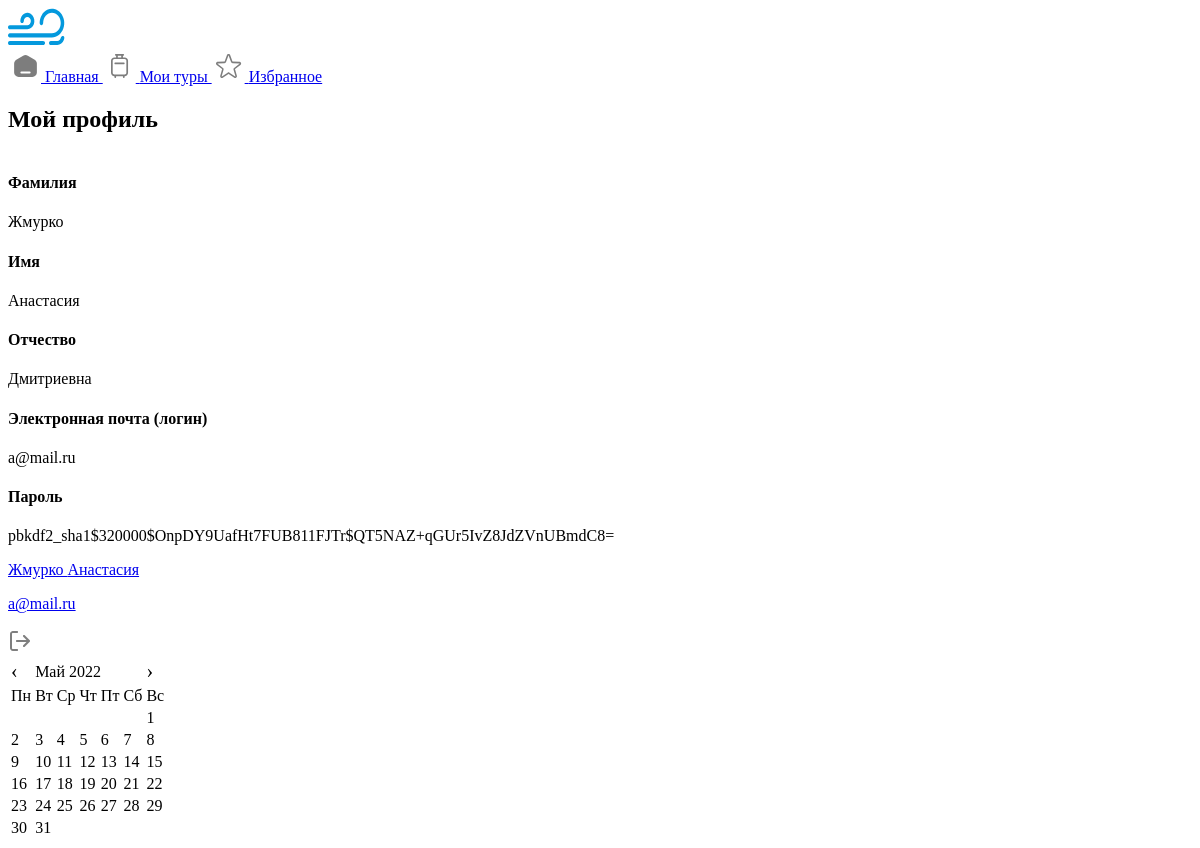
Page /users/user_profile/ (signed in) on the earlier database version.
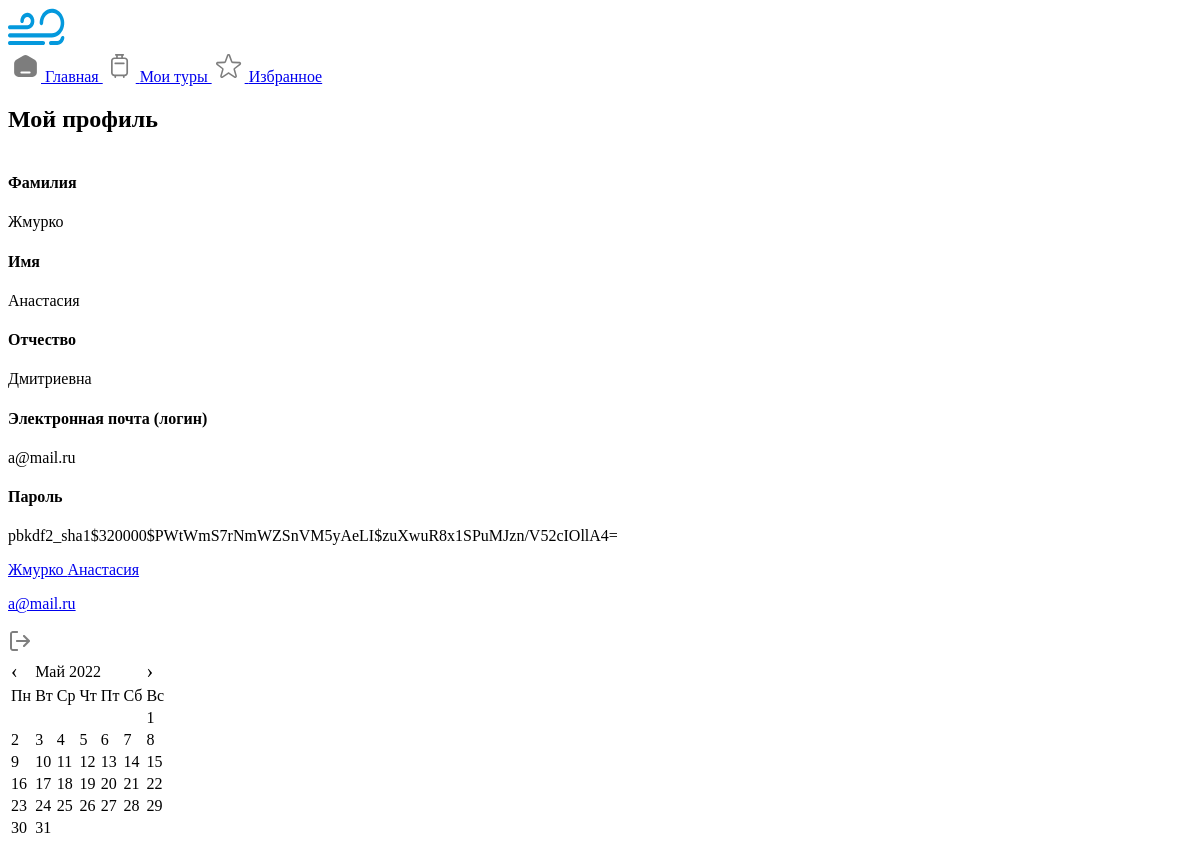
Same page on the later database version.
### users/models.py (models this page shows, shortened)
class MyUser(AbstractBaseUser):
    email = models.EmailField(
        verbose_name='E-mail',
        max_length=255,
        unique=True,
    )
    name = models.CharField(max_length=255, blank=True, null=True, verbose_name="Имя")
    last_name = models.CharField(max_length=255, blank=True, null=True, verbose_name="Фамилия")
    fathername = models.CharField(max_length=255, blank=True, null=True, verbose_name="Отчество")
    image = models.FileField(upload_to='user/', verbose_name='Аватар')
    is_active = models.BooleanField(default=True)
    is_admin = models.BooleanField(default=False)
    objects = MyUserManager()
    USERNAME_FIELD = 'email'

### users/views.py (the view)
# urls.py: path('user_profile/', user_profile, name='user_profile'),
@login_required()
def user_profile(request):
    title = 'Мой профиль'
    user = MyUser.objects.get(id=request.user.id)
    return render(request, 'users/user_profile.html', locals())

### templates/users/user_profile.html (shortened to what this page needs)
<!DOCTYPE html>
<html lang="en">
<head>
    <link rel="stylesheet/less" type="text/css" href="/static/fonts/static/font.css">
    <link rel="stylesheet/less" type="text/css" href="/static/css/user/style.less">
</head>
<body>
<div class="user-content max-content">
    <div class="left-sidebar">
        <a href="{% url 'front' %}"><img src="/static/img/user/logo.svg" alt=""></a>
        <div class="menu">
            <a href="{% url 'user' %}" class="active">
                Главная
            </a>
            <a href="{% url 'user_trips' %}">
                Мои туры
            </a>
            <a href="{% url 'favourite' %}">
                Избранное
            </a>
        </div>
    </div>
    <div class="content">
        <div style="display: flex; justify-content: space-between;">
            <h2>Мой профиль</h2>
        </div>
        <div class="profile">
            <div class="user-info">
                <div>
                    <h4>Фамилия</h4>
                    <div>{{ user.last_name }}</div>
                </div>
                <div>
                    <h4>Имя</h4>
                    <div>{{ user.name }}</div>
                </div>
                <div>
                    <h4>Отчество</h4>
                    <div>{{ user.fathername }}</div>
                </div>
                <div>
                    <h4>Электронная почта (логин)</h4>
                    <div>{{ user.email }}</div>
                </div>
                <div>
                    <h4>Пароль</h4>
                    <div>{{ user.password }}</div>
                </div>
            </div>
        </div>
    </div>
    <div class="right-sidebar">
        <div class="user-icon-profile">
            <a href="{% url 'user_profile' %}">
                <div class="name-logo">
                    <p class="name">{{ user.last_name }} {{ user.name }}</p>
                    <p class="login">{{ user.email }}</p>
                </div>
            </a>
            <a href="{% url 'logout_user' %}"><img src="/static/img/user/exit.png" alt=""></a>
        </div>
        <div class="calendar">
            <table id="calendar2">
                <thead>
                <tr>
                    <td style="font-size: 20px">‹</td>
                    <td colspan="5"></td>
                    <td style="font-size: 20px">›</td>
                </tr>
                <tr>
                    <td>Пн</td>
                    <td>Вт</td>
                    <td>Ср</td>
                    <td>Чт</td>
                    <td>Пт</td>
                    <td>Сб</td>
                    <td>Вс</td>
                </tr>
                </thead>
                <tbody>
                </tbody>
            </table>
        </div>
    </div>
</div>
</body>
</html>

Differences in the rows shown:
changed MyUser "Жмурко": password "pbkdf2_sha1$320000$OnpDY9UafHt7FUB811FJTr$QT5NAZ+qGUr5IvZ8JdZVnUBmdC8=" → "pbkdf2_sha1$320000$PWtWmS7rNmWZSnVM5yAeLI$zuXwuR8x1SPuMJzn/V52cIOllA4="
